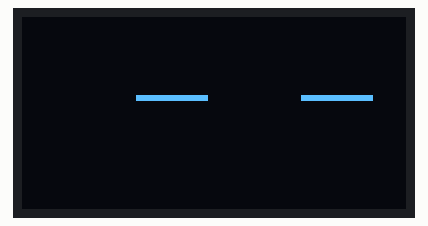
Bench run of a program on a simulated Raspberry Pi Pico running MicroPython. Shown: 128×64 one-colour display. What the program prints to the serial console is not drawn.

Above: at 2.2 s.
At 8.1 s:
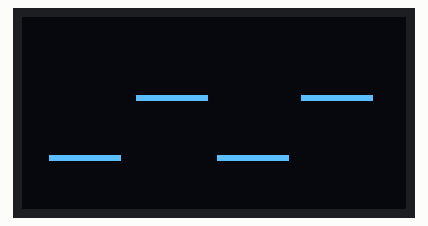
At 12.1 s:
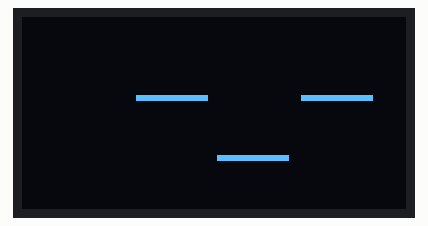

Measured:
- what the display in image 0 shows lasts 2.0 s, from 2.1 s to 4.1 s
- what the display in image 2 shows lasts 4.0 s, from 12.1 s to 16.1 s

The program:

Programa9_Se_alCuadrada.py
```python
import machine, onewire, ds18x20, time, framebuf
from machine import Pin, I2C, Timer
from ssd1306 import SSD1306_I2C


ancho=128
alto=64
i2c=I2C(0,scl=Pin(17),sda=Pin(16),freq=200000)
pantalla=SSD1306_I2C(ancho,alto,i2c)
pantalla.fill(0)  #Borra pantalla

n = 0
s = 0
d = 0
i = 0
timer = Timer() #Poner por default

def sub_int_timer(timer):
    global  s, n, d, i
    s = s+1
    n = n+1


timer.init(freq=1, mode=Timer.PERIODIC, callback=sub_int_timer)
#timer.init(freq=1, mode=Timer.ONE_SHOT, callback=sub_int_timer)

while True:
    if s == 2:
        print(str(i))
        i = i + 55
        pantalla.text("___",148-i,20)
        pantalla.show()
        if i > 100:
            i = 0

    if s == 4:
        d = d + 56
        pantalla.text("___",121-d,40)
        pantalla.show()
        if d > 100:
            d = 0
        s = 0

    if n == 8:
        pantalla.fill(0)


    pass
```
